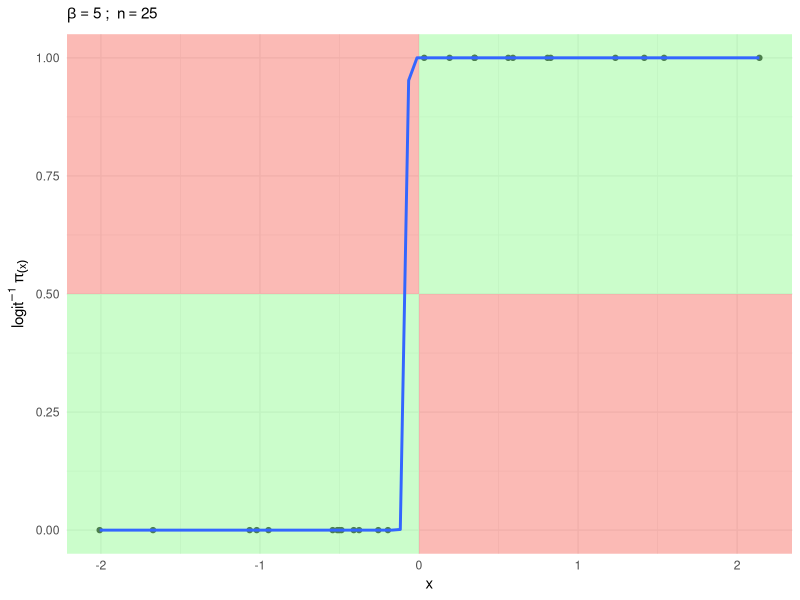
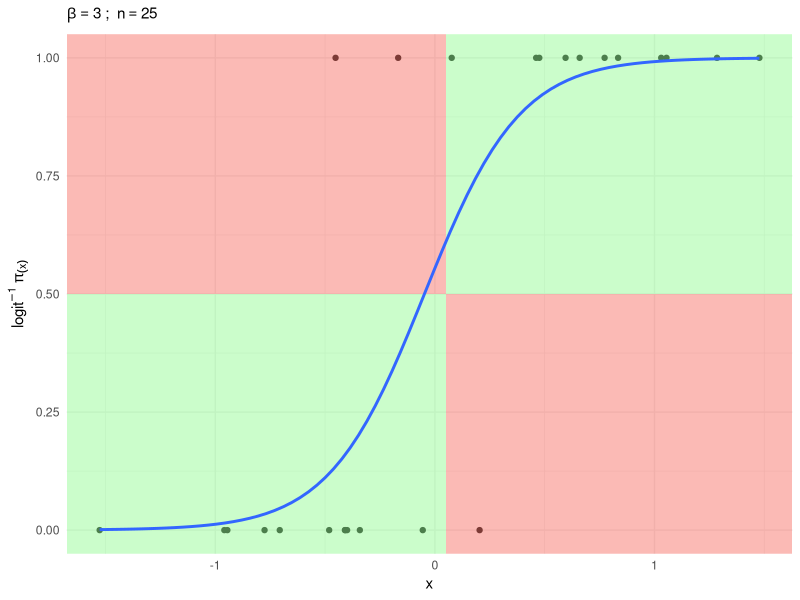
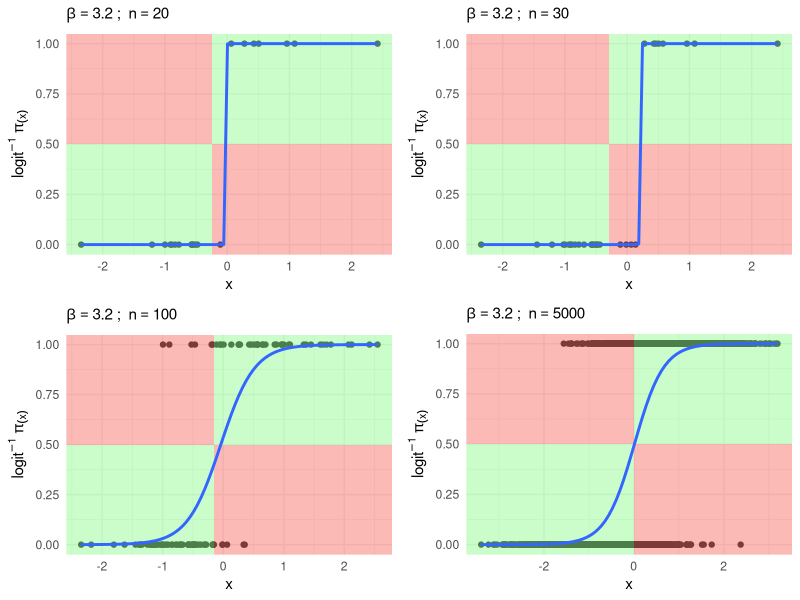
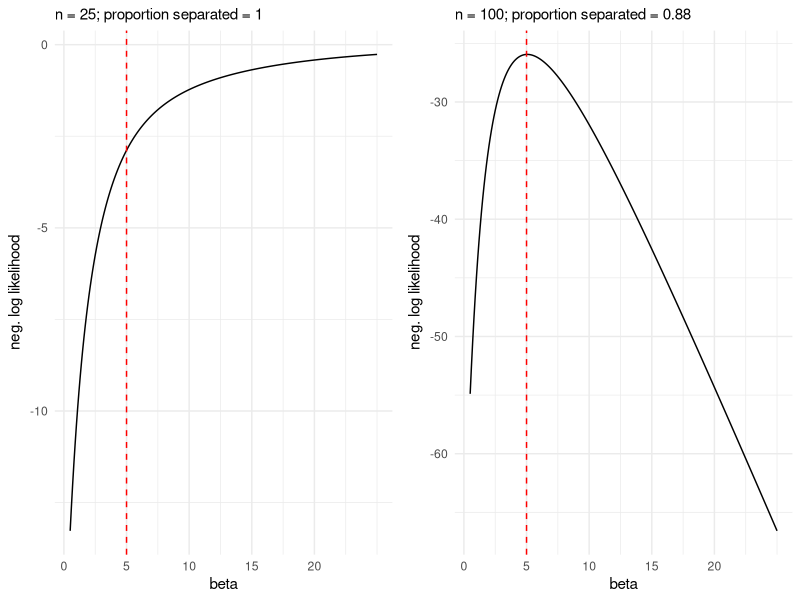

Reproduce these figures in R, in order.
## ---- chunk 1
knitr::opts_chunk$set(fig.retina=2)
## ---- chunk 2
### packages
packs <- c("tidyverse", "furrr", "hrbrthemes")
for (pack in packs) {
  
  if (pack %in% installed.packages()){
    
    require(pack, character.only = TRUE)
    
  } else {
    
    install.packages(pack)
    require(pack, character.only = TRUE)
    
  }
}
## turn off scientific notation
options(scipen=999)
## plot settings: default
theme_set(theme_minimal())
## ---- chunk 3
### function for generating logistic regression data
logistic_sim <- function(n = 100, beta = 0.5, seed = NULL){
  
  ####################################################################################################################
  ### simulate population data for a logistic regression y|x ~ logit^{-1} \pi(x)
  # model details:
      # y|x ~ Binomial(1, \pi) \\
      # \pi = logit^{-1} \pi = \frac{exp(\alpha + \beta X)}{1 + exp(\alpha + \beta X)} \\
      # X ~ N(0,1) \\
      # \alpha = 0
  # n: int; size of the population data to simulate. 
  # beta: numerical; true beta parameter value used to generate the population data, i.e. \pi for y ~ Binomial(1, \pi)
  # seed: int; random seed user defined
  #####################################################################################################################
  
    ### simulate population data
  if (length(seed) == 0) {
    
    random_seed <- sample(.Random.seed, 1) 
    
  } else {
    
    random_seed <- seed
    
  }
  alpha <- 0 # centered data
  df <- tibble(x = rnorm(n, 0, 1)) %>%
    mutate(pi = plogis((alpha + beta * x)), 
           y = rbinom(n, 1, prob = pi),
           random_seed = random_seed)
  
  return(df)
}

## ---- chunk 4
make_separation_plot <- function(n = 100, beta = 0.5, seed = 1234) {
  
  df <- logistic_sim(n = n, beta = beta, seed = seed)
  
  p <- df %>%
    ggplot(aes(x = x, y = y)) + 
    geom_point() +
    annotate("rect", xmin = -Inf, xmax = mean(df$x), ymin = -Inf, ymax = .5, fill = "palegreen", alpha = 0.5) +
    annotate("rect", xmin = mean(df$x), xmax = Inf, ymin = -Inf, ymax = .5, fill = "#F8766D", alpha = 0.5)  +
    annotate("rect", xmin = -Inf, xmax = mean(df$x), ymin = Inf, ymax = .5, fill = "#F8766D", alpha = 0.5) +
    annotate("rect", xmin = mean(df$x), xmax = Inf, ymin = Inf, ymax = .5, fill = "palegreen", alpha = 0.5) +
    stat_smooth(method = "glm", 
                method.args = list(family = "binomial"),
                se = FALSE) +
    labs(subtitle = bquote(beta == .(beta) ~ "; " ~ n == .(n)),
         y = bquote(logit^-1 ~pi[(x)]))
  
  return(p) 
}

p <- make_separation_plot(n = 25, beta = 5, seed = 123)
p
## ---- chunk 5
p <- make_separation_plot(n = 25, beta = 3, seed = 123)
p
## ---- chunk 6
logistic_sim <- function(n = 100, beta = 0.5, seed = 1234){
  
  set.seed(seed)
  alpha <- 0 # centered data
  df <- tibble(x = rnorm(n, 0, 1)) %>%
    mutate(pi = plogis((alpha + beta * x)), ## P(Y = 1| X) = logit^-1 \pi_i = \frac{exp(\alpha + x * \beta)}{1 + exp(\alpha + x * \beta)}
           y = rbinom(n, 1, prob = pi))
  
  return(df)
}

n <- c(20, 30, 100, 5000)
plots <- map(n, ~make_separation_plot(n = .x, beta = 3.2, seed = 1234))
cowplot::plot_grid(plotlist = plots)


## ---- chunk 7
plot_compare_likelihoods_n <- function (beta, n, up_to = 20){
  
  ## Define the negative log likelihood function
  logl <- function(beta,x,y){
    y <- y
    x <- as.matrix(x)
    loglik <- sum(-y*log(1 + exp(-(x%*%beta))) - (1-y)*log(1 + exp(x%*%beta)))
    ## turn to df
    out <- tibble(loglikelihood = loglik,
             x = x,
             beta = beta,
             y = y) %>%
      mutate(overlap = if_else((x * beta > 0 & y == 1) | (x * beta < 0 & y == 0), 1, 0))
    return(out)
  }
  
  plot_list <- list()
  for (i in 1:length(n)) {
    b <- beta
    s <- n[i]
    print(b)
    ## generate the data given the beta
    d <- logistic_sim(beta = b, n = s, seed = 123)
    ## copute the log likelihood and make the plit
    df <-  map_df(seq(from = 0.5, to = b + up_to, by = 0.1), ~ logl(x = d$x, y = d$y, beta = .x)) 
    p <- df %>%
      ggplot(aes(beta, loglikelihood)) + 
      geom_line() + 
      geom_vline(xintercept = b, color = "red", linetype = "dashed") +
      scale_x_continuous(breaks = seq(from = 0, to = up_to, by = 5)) + 
      labs(y = "neg. log likelihood",subtitle = paste0("n = ", s, "; proportion separated = ", sum(df$overlap)/nrow(df)))
    
    plot_list[[i]] <- p
    
  }
  
  return(plot_list)
  
}
cowplot::plot_grid(plotlist = plot_compare_likelihoods_n(beta = 5, n = c(25, 100)))

